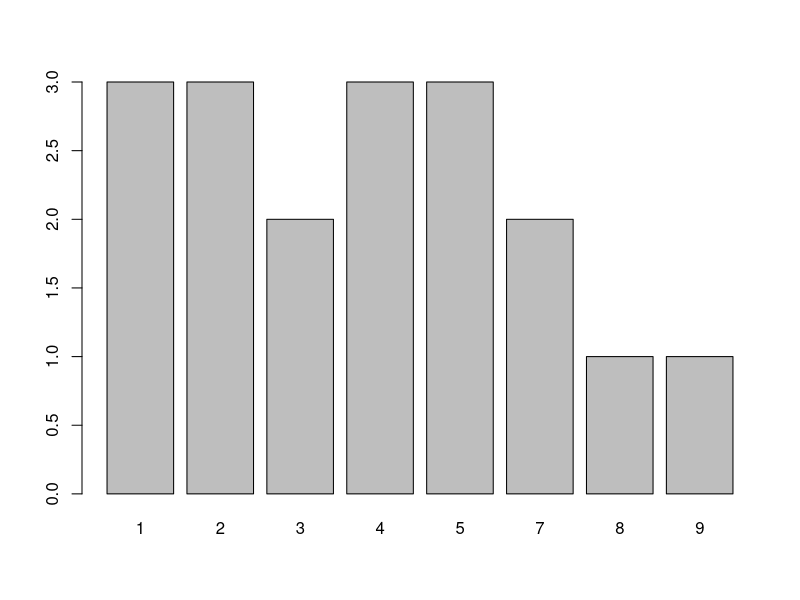
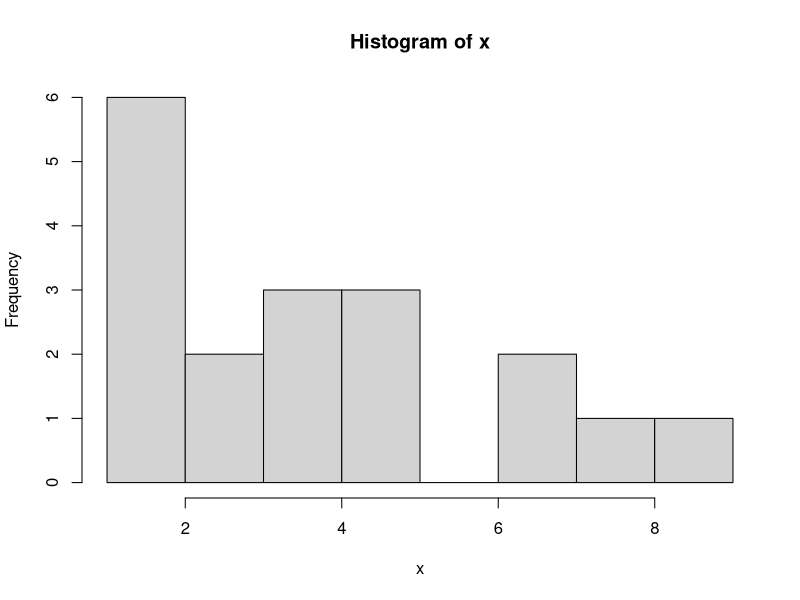
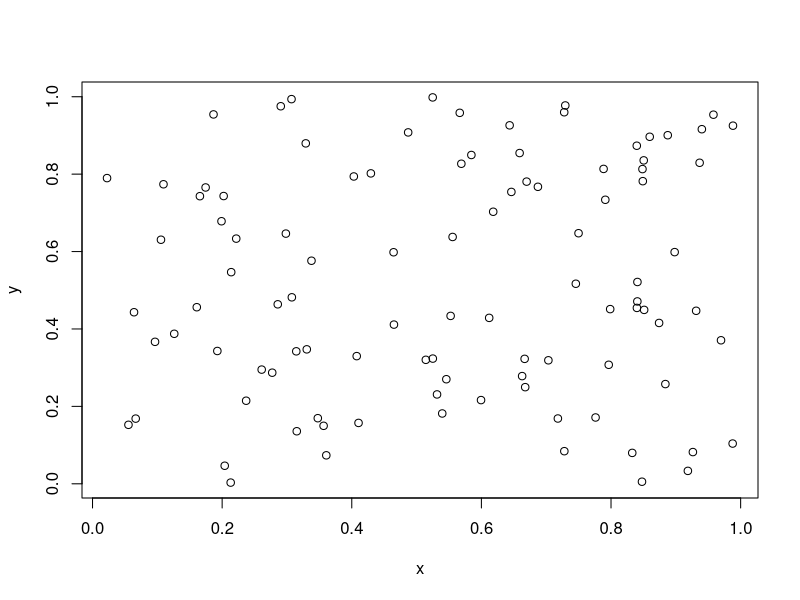
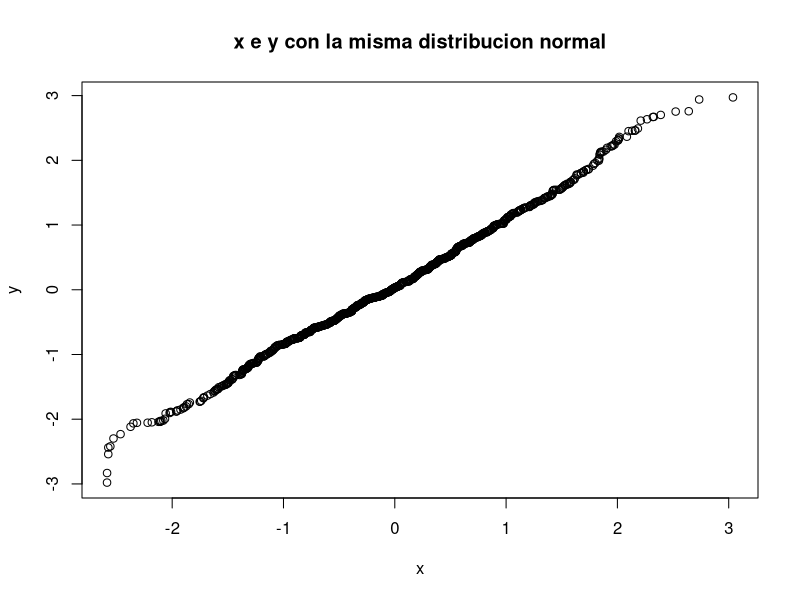
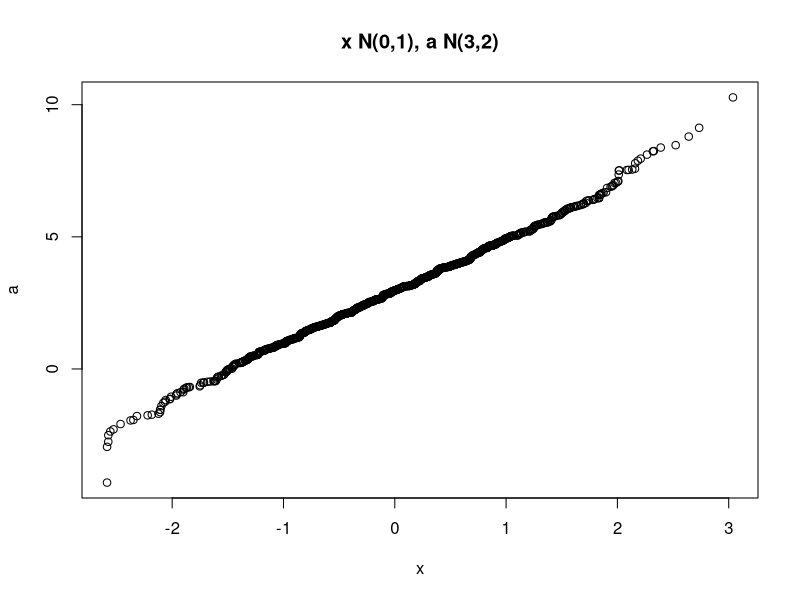
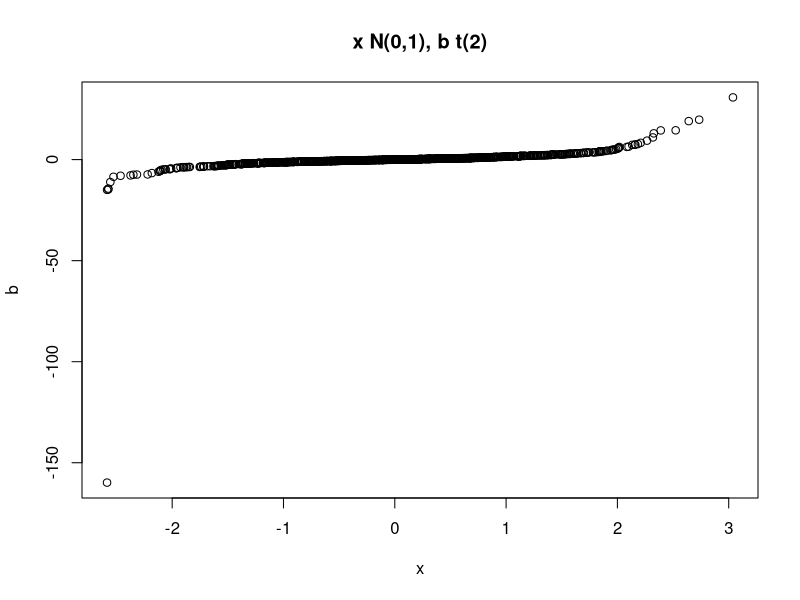
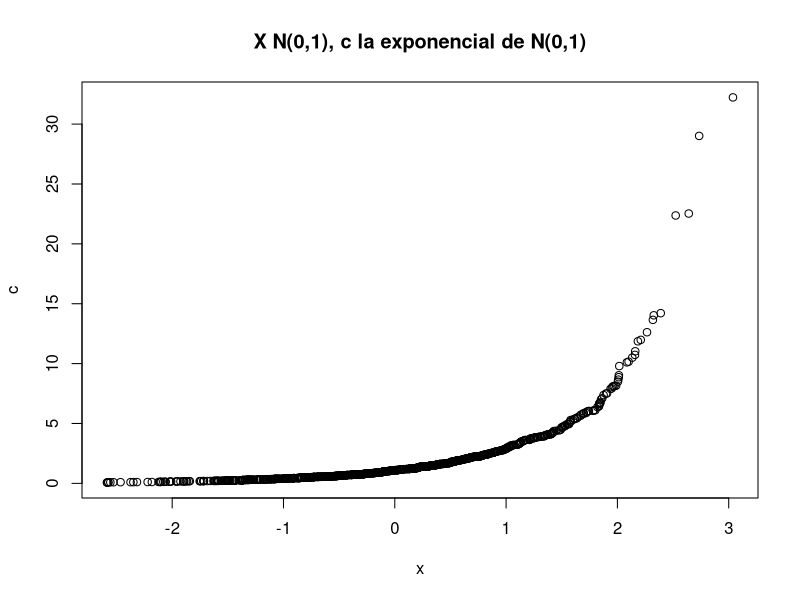
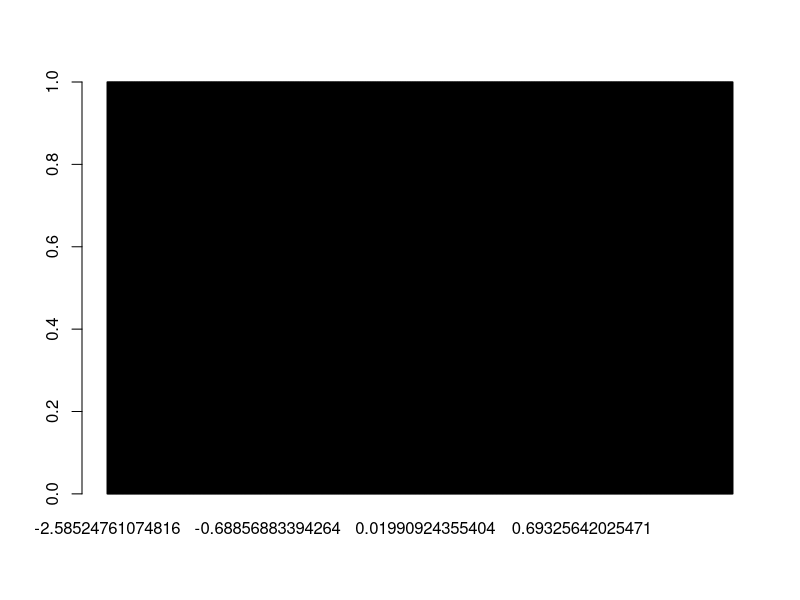

Reproduce these figures in R, in order.
x<-c(1,2,3,4,5,2,1,7,8,9,2,1,4,5,7,5,3,4)

barplot(table(x)) #Diagrama de barras

hist(x) #Histograma

x<-runif(100)
y<-runif(100)
plot(x,y)#Scatterplots

#QQplots
x<-rnorm(1000) #valores aleatorios de una normal
y<-rnorm(1000)
qqplot(x,y,main="x e y con la misma distribucion normal")

a<-rnorm(1000,mean=3,sd=2)
qqplot(x,a,main="x N(0,1), a N(3,2)")

b<-rt(1000,df=2)#t de student
qqplot(x,b,main="x N(0,1), b t(2)")

c<-exp(rnorm(x))
qqplot(x,c,main="X N(0,1), c la exponencial de N(0,1)")


table(x)
barplot(table(x))
